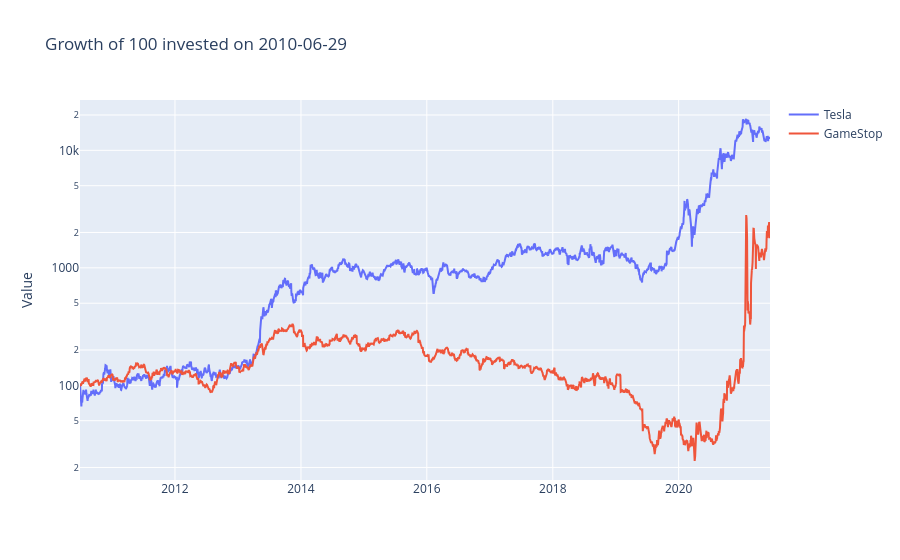

Write notebook code for a chart like this one.
### Code cell
# Both prices rebased to 100 on the first date both stocks have data
start = max(tesla_data.Date.min(), gme_data.Date.min())
both = pd.merge(tesla_data[tesla_data.Date >= start][["Date", "Close"]],
                gme_data[gme_data.Date >= start][["Date", "Close"]],
                on="Date", suffixes=("_t", "_g"))
both["Tesla"] = both.Close_t / both.Close_t.iloc[0] * 100
both["GameStop"] = both.Close_g / both.Close_g.iloc[0] * 100

fig = go.Figure()
fig.add_trace(go.Scatter(x=both.Date, y=both.Tesla, name="Tesla"))
fig.add_trace(go.Scatter(x=both.Date, y=both.GameStop, name="GameStop"))
fig.update_layout(title=f"Growth of 100 invested on {start.date()}", yaxis_title="Value", yaxis_type="log")
fig.show()

### Figure 1 — Plotly figure (JSON) as saved in the notebook; plotly's stock layout.template omitted (floating-point values rounded to 4 significant figures; data arrays with more than 128 entries replaced by an {"elided": "..."} marker saying what was removed)
{"data": [{"name": "Tesla", "type": "scatter", "x": {"elided": "2759 str values"}, "y": {"elided": "2759 float values"}}, {"name": "GameStop", "type": "scatter", "x": {"elided": "2759 str values"}, "y": {"elided": "2759 float values"}}], "layout": {"title": {"text": "Growth of 100 invested on 2010-06-29"}, "yaxis": {"title": {"text": "Value"}, "type": "log"}}}
